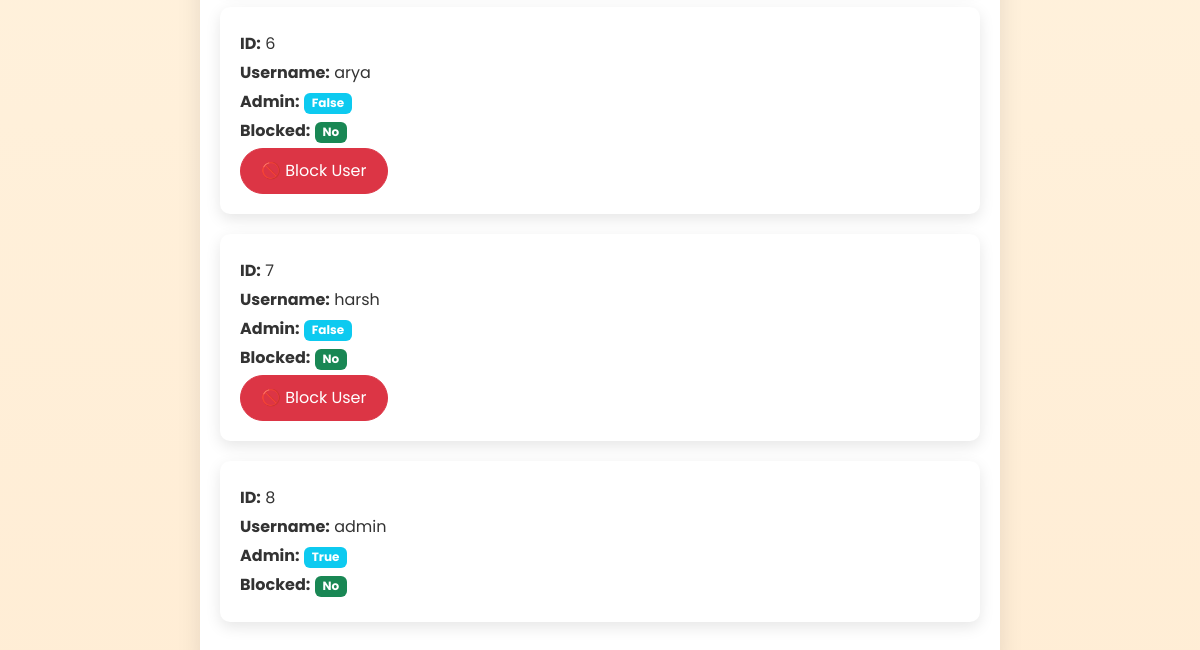
Before: /admin/users (signed in, lower part) with the older database file.
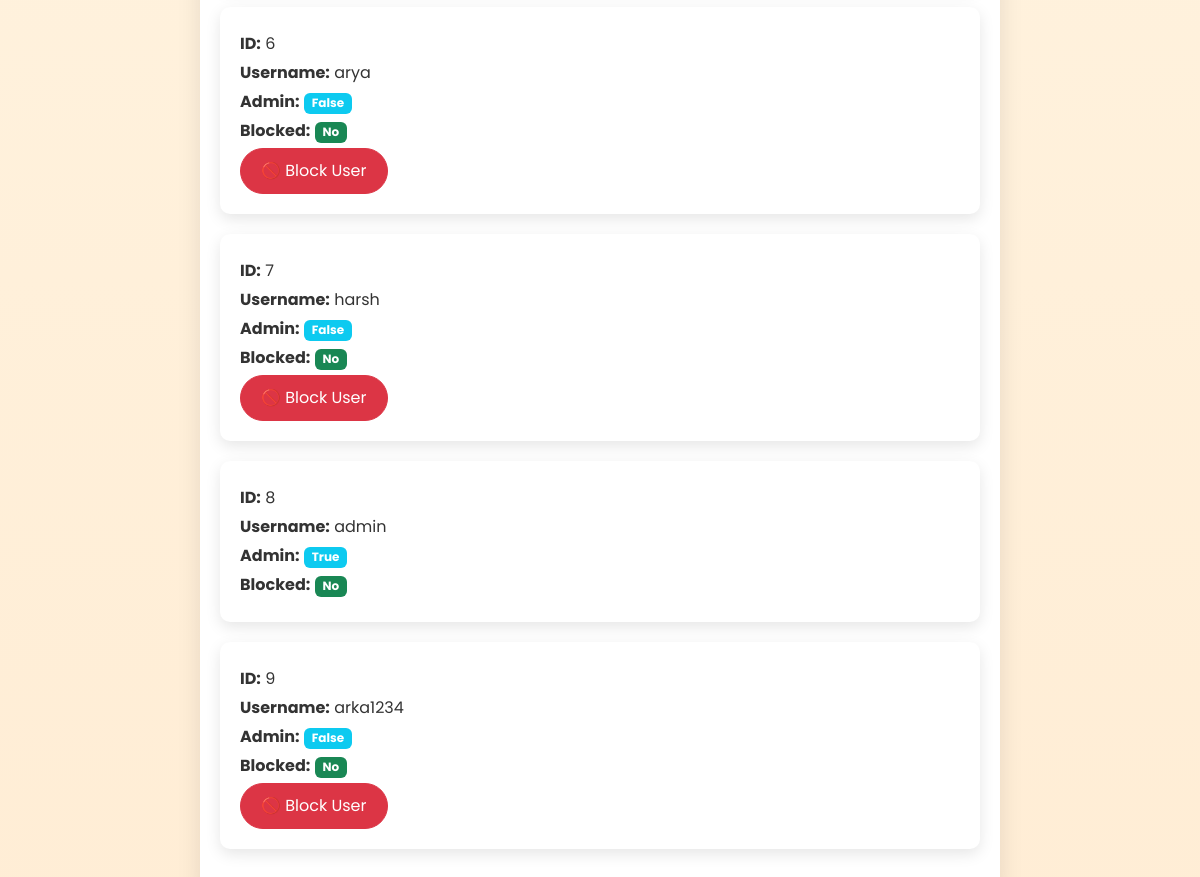
After: the same page with the newer database file.
### app.py (models this page shows)
class User(db.Model):
    id = db.Column(db.Integer, primary_key=True)
    username = db.Column(db.String(150), unique=True, nullable=False)
    password = db.Column(db.String(200), nullable=False)
    is_admin = db.Column(db.Boolean, default=False)
    is_blocked = db.Column(db.Boolean, default=False)

### app.py (the view)
@app.route('/admin/users')
def admin_users():
    if not admin_required():
        flash('Admin access required!')
        return redirect(url_for('dashboard'))
    users = User.query.all()
    return render_template('admin_users.html', users=users)

### app.py (called while the page is built)
def admin_required():
    if 'user' not in session:
        return False
    user = User.query.filter_by(username=session['user']).first()
    return user and user.is_admin

### templates/admin_users.html (shortened to what this page needs)
<!DOCTYPE html>
<html lang="en" data-theme="light">
<head>
  <link href="https://cdn.jsdelivr.net/npm/bootstrap@5.2.3/dist/css/bootstrap.min.css" rel="stylesheet">
</head>
<body>
  <div class="container">
    {% for user in users %}
    <div class="user-card">
      <p><strong>ID:</strong> {{ user.id }}</p>
      <p><strong>Username:</strong> {{ user.username }}</p>
      <p><strong>Admin:</strong> <span class="badge bg-info">{{ user.is_admin }}</span></p>
      <p><strong>Blocked:</strong>
        {% if user.is_blocked %}
        <span class="badge bg-danger">Yes</span>
        {% else %}
        <span class="badge bg-success">No</span>
        {% endif %}
      </p>
      {% if not user.is_admin %}
      {% if not user.is_blocked %}
      <form action="{{ url_for('admin_block_user', user_id=user.id) }}" method="post" style="display:inline;">
        <button type="submit" class="btn btn-danger btn-sm">🚫 Block User</button>
      </form>
      {% else %}
      <form action="{{ url_for('admin_unblock_user', user_id=user.id) }}" method="post" style="display:inline;">
        <button type="submit" class="btn btn-success btn-sm">✅ Unblock User</button>
      </form>
      {% endif %}
      {% endif %}
    </div>
    {% endfor %}
  </div>
</body>
</html>

Changed rows visible on the page:
added User: id "9", username "arka1234", is_admin "False", is_blocked "No"
